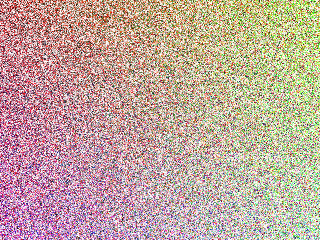
Frame 1 (no input)
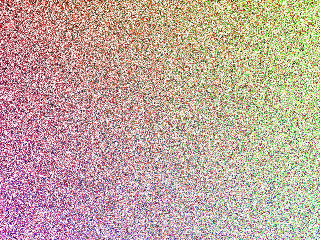
Frame 60 (no input)
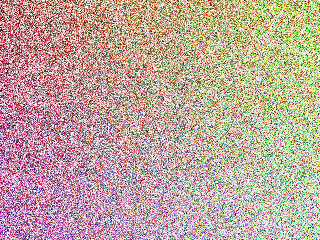
Frame 120 (the mouse pressed at the canvas centre since frame 60)

The p5.js sketch that drew these frames (run headless with seeded random() and noise() and a simulated clock; from frame 60 on, the mouse is pressed at the canvas centre):

// p5.js sketch
// ── sketch.js
// array pixels: https://www.youtube.com/watch?v=nMUMZ5YRxHI

function setup() {
  createCanvas(320, 240);
  pixelDensity(1);
  background(0);
}

function draw() {
  loadPixels();

  for (let x = 0; x < width; x++) {
    for (let y = 0; y < height; y++) {
      let index = (x + y * width) * 4;
      pixels[index + 0] = random(255); // r
      pixels[index + 1] = random(x); // g
      pixels[index + 2] = random(y); // b
      pixels[index + 3] = random(255); // a
    }
  }
  updatePixels();
}
